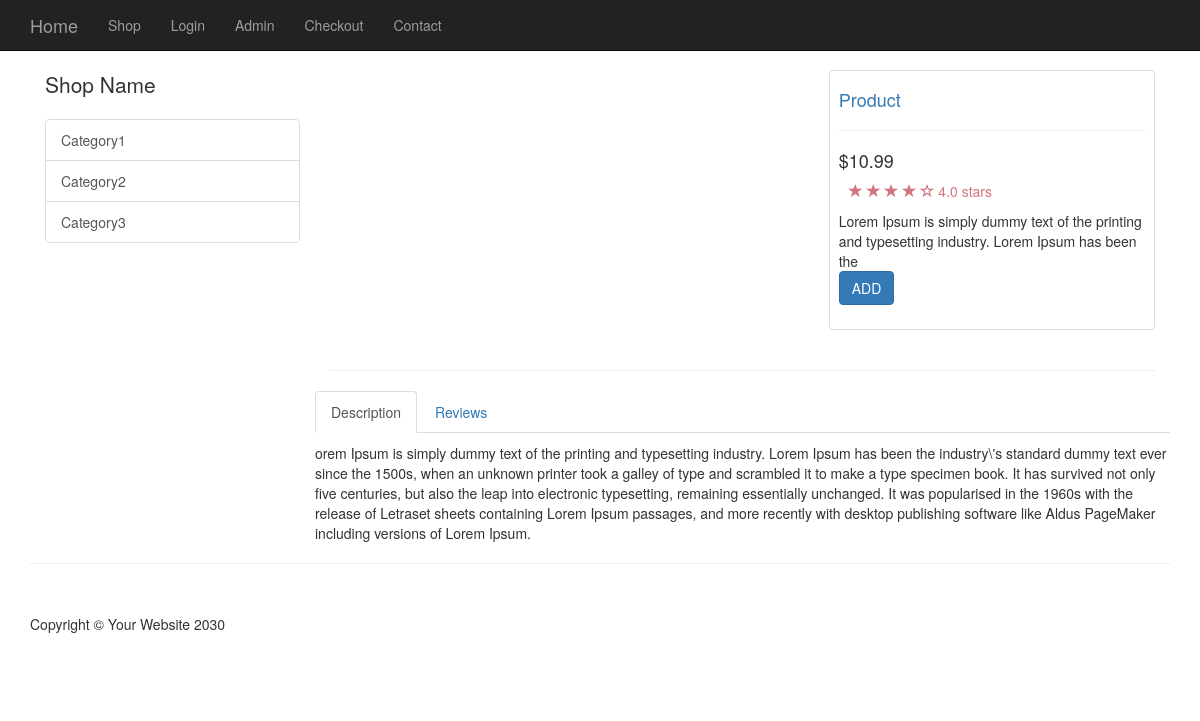
Page /item.php?product_id=1 on the committed database.
### tables this page shows
CREATE TABLE `categories` (
  `id` int(11) NOT NULL,
  `cat_title` varchar(255) NOT NULL
);

CREATE TABLE `products` (
  `product_id` int(11) NOT NULL,
  `titlle` varchar(200) NOT NULL,
  `category_id` int(11) NOT NULL,
  `price` float NOT NULL,
  `product_quantity` int(11) NOT NULL,
  `description` text NOT NULL,
  `short_description` varchar(100) NOT NULL,
  `image` varchar(200) NOT NULL
);

### resources/functions.php (called while the page is built, shortened)
<?php
function query($sql)
{
    global $connection;
    return mysqli_query($connection,$sql);
}
function escape($string)
{
    global $connection;
    return mysqli_real_escape_string($connection, $string);
}
function fetch_array($result)
{
    return mysqli_fetch_array($result);
}
?>

### public/item.php (the view, shortened to what this page needs)
<?php require_once(TEMPLATE_FRONTEND . DS . 'header.php'); ?>
<div class="container">
       <?php require_once(TEMPLATE_FRONTEND . DS . 'side_nav.php'); ?>
       <?php
        $query= query("SELECT* FROM products WHERE product_id=" .escape($_GET['product_id']) . " ");
        while($row=fetch_array($query)) :
       ?>
<div class="col-md-9">
<div class="row">
    <div class="col-md-7">
    </div>
    <div class="col-md-5">
        <div class="thumbnail">
    <div class="caption-full">
        <h4><a href="#"><?=$row['titlle']; ?></a> </h4>
        <hr>
        <h4 class=""><?php echo "&#36;" . $row['price']; ?></h4>
    <div class="ratings">
        <p>
            <span class="glyphicon glyphicon-star"></span>
            <span class="glyphicon glyphicon-star"></span>
            <span class="glyphicon glyphicon-star"></span>
            <span class="glyphicon glyphicon-star"></span>
            <span class="glyphicon glyphicon-star-empty"></span>
            4.0 stars
        </p>
    </div>
        <?=$row['short_description']; ?>
    <form action="">
        <div class="form-group">
            <a href="../resources/cart.php?add=<?php echo $row['product_id']; ?>" class="btn btn-primary">ADD</a>
        </div>
    </form>
    </div>
</div>
</div>
</div>
        <hr>
<div class="row">
<div role="tabpanel">
  <ul class="nav nav-tabs" role="tablist">
    <li role="presentation" class="active"><a href="#home" aria-controls="home" role="tab" data-toggle="tab">Description</a></li>
    <li role="presentation"><a href="#profile" aria-controls="profile" role="tab" data-toggle="tab">Reviews</a></li>
  </ul>
  <div class="tab-content">
    <div role="tabpanel" class="tab-pane active" id="home">
    <?=$row['description']; ?>
    </div>
 </div>
</div>
</div>
</div>
        <?php endwhile; ?>
</div>
    <?php require_once(TEMPLATE_FRONTEND . DS . 'footer.php'); ?>

### resources/templates/frontend/side_nav.php
<div class="col-md-3">
                <p class="lead">Shop Name</p>
                <div class="list-group">
                <?php
                $sql="SELECT * FROM categories";
                $result= query($sql);
                     while($row=fetch_array($result))
                     {
                        echo "<a href='category.php?id={$row['id']}' class='list-group-item'>{$row['cat_title']}</a>";
                     }
                ?>
                </div>
            </div>

### public/css/shop-homepage.css (style rules this page uses)
body { padding-top: 70px; }
.ratings { padding-right: 10px; padding-left: 10px; color: #d17581; }
.thumbnail { padding: 0; }
.thumbnail .caption-full { padding: 9px; color: #333; }

### rows in the picture
categories: cat_title "Category1"
categories: cat_title "Category2"
categories: cat_title "Category3"
products: titlle "Product", price "10.99", short_description "Lorem Ipsum is simply dummy text of the printing and typesetting industry. Lorem Ipsum has been the", description "orem Ipsum is simply dummy text of the printing and typesetting industry. Lorem Ipsum has been the industry\\'s standard dummy text ever since the 1500s, when an unknown printer took a galley of type and scrambled it to make a type specimen book. It has survived not only five centuries, but also the leap into electronic typesetting, remaining essentially unchanged. It was popularised in the 1960s with the release of Letraset sheets containing Lorem Ipsum passages, and more recently with desktop publishing software like Aldus PageMaker including versions of Lorem Ipsum."
